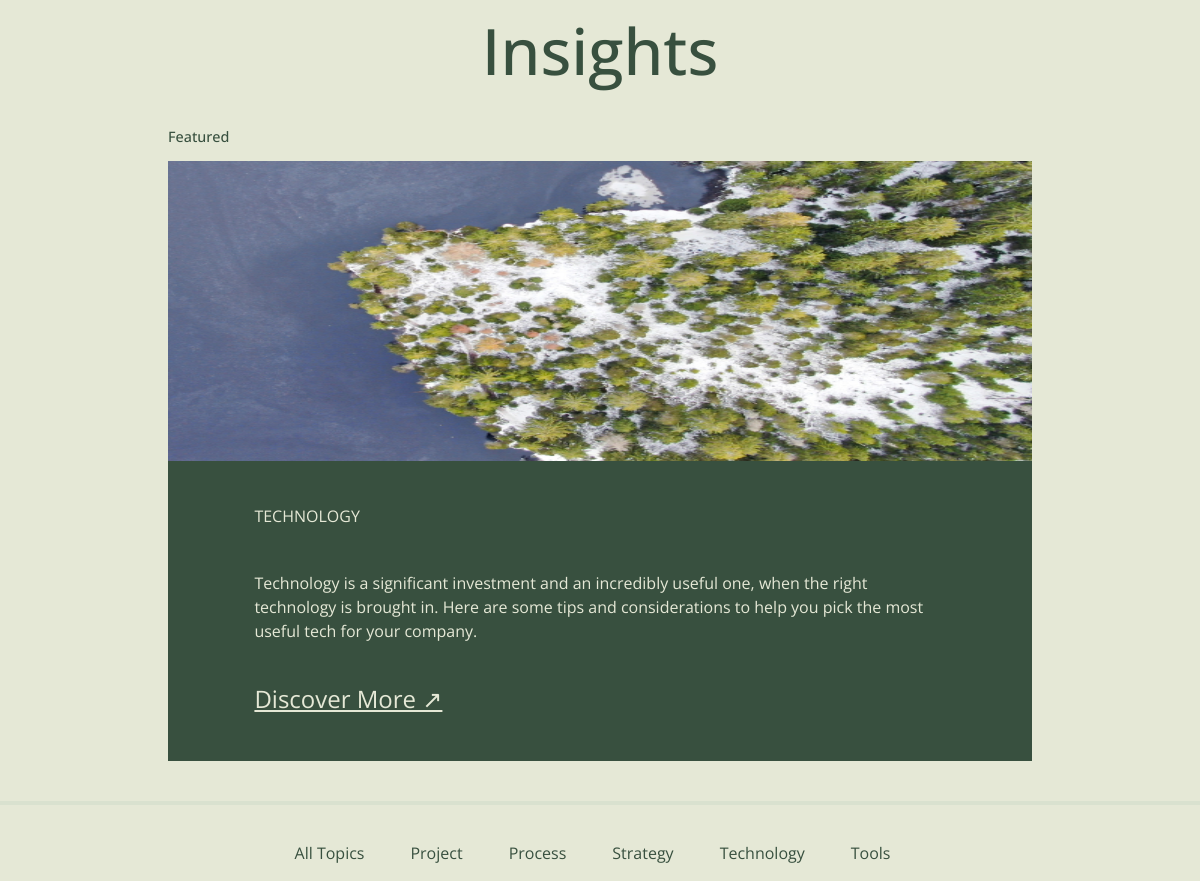
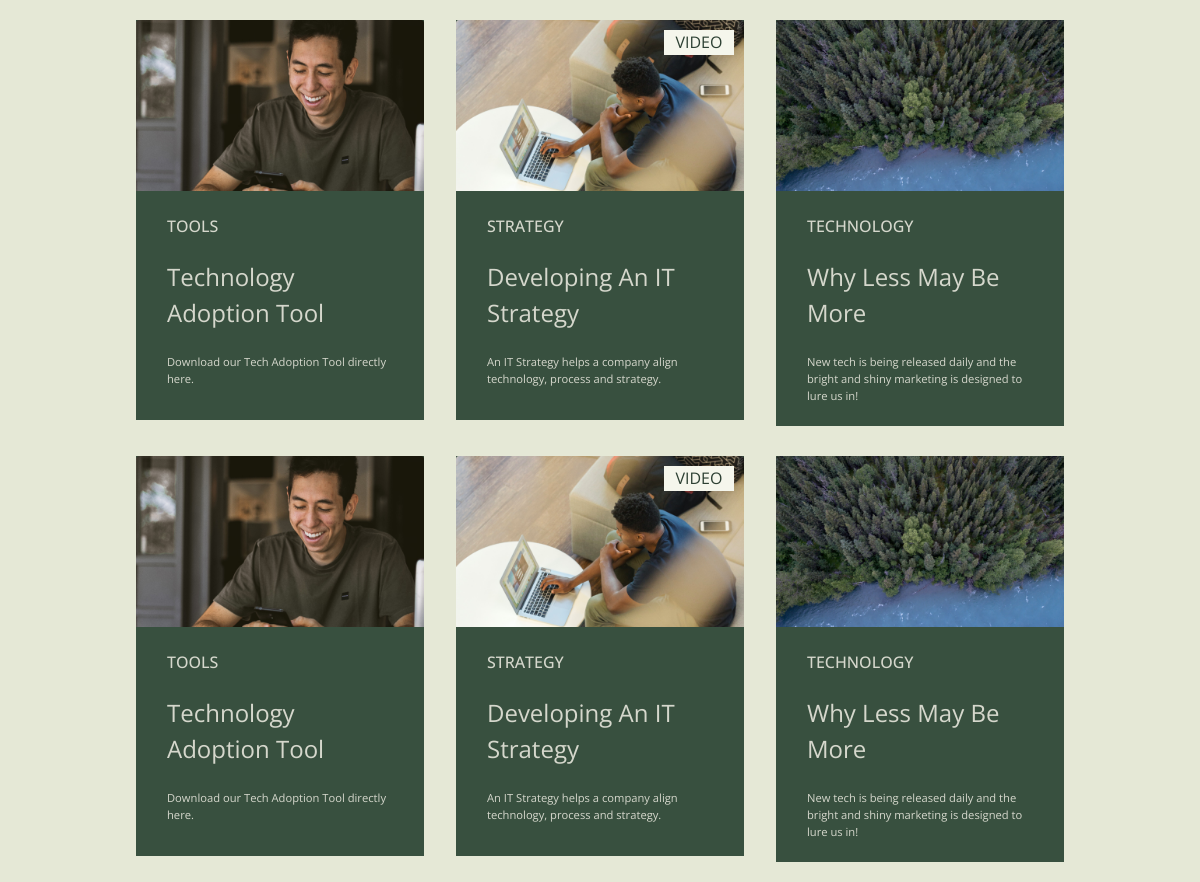
The page / on the database its author committed (2 pictures, top to bottom).
### devTest1/models.py (models this page shows, shortened)
class Feature(models.Model):
    featureCategory = models.CharField(max_length=254, null=True, blank=True)
    feautureTitle = models.CharField(max_length=254, null=True, blank=True)
    featureDesc = models.CharField(max_length=254, null=True, blank=True)
    featureImage = models.ImageField(null=True, blank=True)

class CategoryMenu(models.Model):
    categoryName = models.CharField(max_length=254, null=True, blank=True)

class Insights(models.Model):
    insightsCategory = models.CharField(max_length=254, null=True, blank=True)
    insightsTitle = models.CharField(max_length=254, null=True, blank=True)
    insightsDesc = models.TextField(max_length=254, null=True, blank=True)
    insightsImage = models.ImageField(null=True, blank=True)
    has_video = models.BooleanField(default=False, blank=True, null=True)

### devTest1/views.py (the view)
# urls.py: path('', views.index, name='index')
def index(request):
    feature = Feature.objects.all()
    insights = Insights.objects.all()
    category = CategoryMenu.objects.all()
    context = {
        'feature': feature,
        'insights': insights,
        'category': category,
    }
    return render(request, 'index.html', context)

### devTest1/templates/index.html (shortened to what this page needs)
{% extends 'base.html' %}
{% load static %}
{% block extra_css %}
<link rel="stylesheet" href="{% static 'css/base.css' %}">
{% endblock %}
{% block content %}
<h1>Insights</h1>
    {% for F in feature %}
    <div class="row g-0 featuredRow">
        <h3>Featured</h3>
        <div class="col-md-6">
        <img src="{{F.featureImage.url}}">
        </div>
        <div class="col-md-6 techCol">
            <p>{{ F.featureCategory }}</p>
            <p>{{ F.featureDesc }}
            </p>
            <a href="#">Discover More &#8599;</a>
        </div>
    </div>
    {% endfor %}
    <hr>
    <nav class="navbar navbar-expand-sm w-90 m-auto">
        <div class="container-fluid">
            <ul class="navbar-nav mx-auto">
                {% for C in category %}
              <li class="nav-item">
                <a class="nav-link active" aria-current="page" href="#">{{C.categoryName}}</a>
              </li>
              {% endfor %}
            </ul>
        </div>
      </nav>
      <div class="row g-0 insightsRow">
        {% for I in insights %}
          <div class="col-md-4 g-0">
            <div class="card">
                <img src="{{I.insightsImage.url}}" class="card-img-top" alt="...">
                {% if I.has_video == True %}
                <span>Video</span>
                {% endif %}
                <div class="card-body">
                  <h5 class="card-category">{{I.insightsCategory}}</h5>
                  <p class="card-title">{{I.insightsTitle}}</p>
                  <p class="card-text">{{I.insightsDesc}}</p>
                </div>
              </div>
          </div>
          {% endfor %}
      </div>
{% endblock %}

### templates/base.html (shortened to what this page needs)
{% load static %}
<!DOCTYPE html>
<html lang="en">
<head>
    <link href="https://cdn.jsdelivr.net/npm/bootstrap@5.0.1/dist/css/bootstrap.min.css" rel="stylesheet"
>
    {% block extra_css %}
    {% endblock %}
</head>
<body>
    {% block content %}
    {% endblock %}
</body>
</html>

### rows shown on the page
Feature: featureImage (picture), featureCategory "TECHNOLOGY", featureDesc "Technology is a significant investment and an incredibly useful one, when the right technology is brought in. Here are some tips and considerations to help you pick the most useful tech for your company."
CategoryMenu: categoryName "All Topics"
CategoryMenu: categoryName "Project"
CategoryMenu: categoryName "Process"
CategoryMenu: categoryName "Strategy"
CategoryMenu: categoryName "Technology"
CategoryMenu: categoryName "Tools"
Insights: insightsImage (picture), insightsCategory "TOOLS", insightsTitle "Technology Adoption Tool", insightsDesc "Download our Tech Adoption Tool directly here."
Insights: insightsImage (picture), has_video "VIDEO", insightsCategory "STRATEGY", insightsTitle "Developing An IT Strategy", insightsDesc "An IT Strategy helps a company align technology, process and strategy."
Insights: insightsImage (picture), insightsCategory "TECHNOLOGY", insightsTitle "Why Less May Be More", insightsDesc "New tech is being released daily and the bright and shiny marketing is designed to lure us in!"
Insights: insightsImage (picture), insightsCategory "TOOLS", insightsTitle "Technology Adoption Tool", insightsDesc "Download our Tech Adoption Tool directly here."
Insights: insightsImage (picture), has_video "VIDEO", insightsCategory "STRATEGY", insightsTitle "Developing An IT Strategy", insightsDesc "An IT Strategy helps a company align technology, process and strategy."
Insights: insightsImage (picture), insightsCategory "TECHNOLOGY", insightsTitle "Why Less May Be More", insightsDesc "New tech is being released daily and the bright and shiny marketing is designed to lure us in!"
